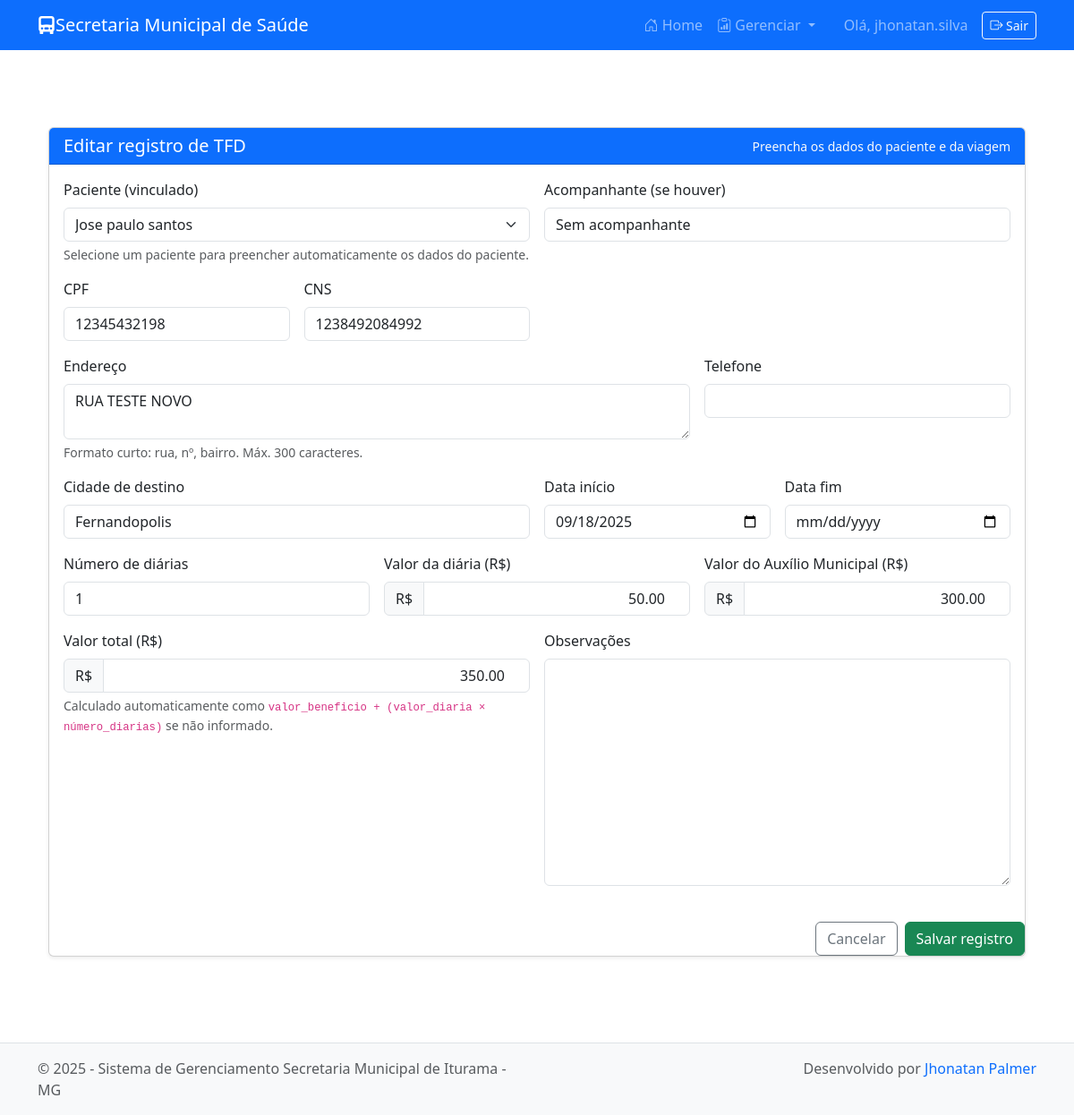
Page /tfd/editar/3/ (signed in) on the earlier database version.
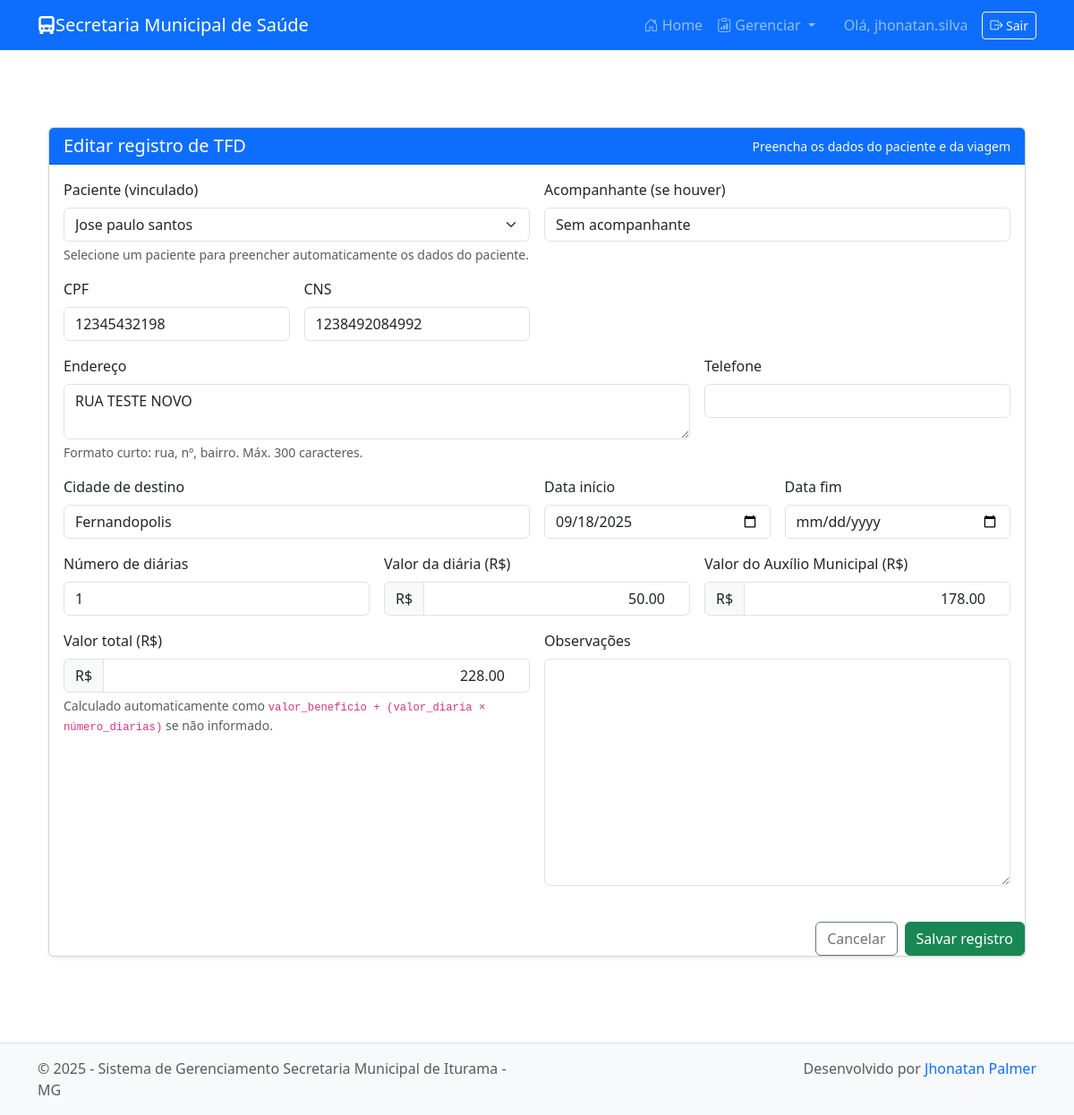
Same page on the later database version.
### tfd/models.py (models this page shows, shortened)
class TFD(models.Model):
	paciente = models.ForeignKey(
		'pacientes.Paciente', on_delete=models.SET_NULL, null=True, blank=True,
		help_text='Opcional: vincular a um paciente já cadastrado')
	paciente_nome = models.CharField('Nome do paciente', max_length=150)
	paciente_cpf = models.CharField('CPF', max_length=14, blank=True, null=True)
	paciente_cns = models.CharField('CNS', max_length=20, blank=True, null=True)
	paciente_endereco = models.TextField('Endereço', max_length=300, blank=True)
	paciente_telefone = models.CharField('Telefone', max_length=30, blank=True)
	cidade_origem = models.CharField('Cidade de origem', max_length=100, default='Iturama', editable=False)
	cidade_destino = models.CharField('Cidade de destino', max_length=150, blank=True)
	data_inicio = models.DateField('Data início', null=True, blank=True)
	data_fim = models.DateField('Data fim', null=True, blank=True)
	numero_diarias = models.PositiveIntegerField('Número de diárias', default=1)
	valor_diaria = models.DecimalField('Valor da diária', max_digits=10, decimal_places=2)
	valor_beneficio = models.DecimalField('Valor do benefício', max_digits=12, decimal_places=2, default=0)
	valor_total = models.DecimalField('Valor total', max_digits=12, decimal_places=2)
	observacoes = models.TextField('Observações', blank=True)
	criado_em = models.DateTimeField(auto_now_add=True)
	atualizado_em = models.DateTimeField(auto_now=True)
	class Meta:
		verbose_name = 'TFD'
		verbose_name_plural = 'TFD'
		ordering = ['-data_inicio', '-criado_em']

### tfd/views.py (the view)
# urls.py: path('editar/<int:pk>/', views.TFDUpdateView.as_view(), name='tfd-update'),
class TFDUpdateView(LoginRequiredMixin, UpdateView):
    login_url = '/accounts/login/'
    model = TFD
    form_class = TFDForm
    template_name = 'tfd/tfd_form.html'
    success_url = reverse_lazy('tfd-list')

### pacientes/models.py (called while the page is built)
    def __str__(self):
        return self.nome

### tfd/templates/tfd/tfd_form.html (shortened to what the changed rows need)
{% extends 'base.html' %}
{% load widget_tweaks %}
{% block content %}
<div class="container py-5">
    <div class="card shadow-sm">
        <div class="card-body">
            <form id="tfd-form" method="post" class="row g-3 needs-validation" novalidate>
                    <div class="col-md-6">
                        <label class="form-label">Paciente (vinculado)</label>
                        {{ form.paciente|add_class:"form-select" }}
                        <div class="form-text">Selecione um paciente para preencher automaticamente os dados do paciente.</div>
                    </div>
                    <div class="col-md-6">
                        <label class="form-label">Acompanhante (se houver)</label>
                        {{ form.paciente_nome|add_class:"form-control" }}
                    </div>
                    <div class="col-md-3">
                        <label class="form-label">CPF</label>
                        {{ form.paciente_cpf|add_class:"form-control" }}
                    </div>
                    <div class="col-md-3">
                        <label class="form-label">CNS</label>
                        {{ form.paciente_cns|add_class:"form-control" }}
                    </div>
                    <div class="col-md-8 tf-address">
                        <label class="form-label">Endereço</label>
                        {{ form.paciente_endereco|add_class:"form-control" }}
                        <div class="form-text">Formato curto: rua, nº, bairro. Máx. 300 caracteres.</div>
                    </div>
                    <div class="col-md-4">
                        <label class="form-label">Telefone</label>
                        {{ form.paciente_telefone|add_class:"form-control" }}
                    </div>
                    <div class="col-md-6">
                        <label class="form-label">Cidade de destino</label>
                        {{ form.cidade_destino|add_class:"form-control" }}
                    </div>
                    <div class="col-md-3">
                        <label class="form-label">Data início</label>
                        {{ form.data_inicio|add_class:"form-control" }}
                    </div>
                    <div class="col-md-3">
                        <label class="form-label">Data fim</label>
                        {{ form.data_fim|add_class:"form-control" }}
                    </div>
                    <div class="col-md-4">
                        <label class="form-label">Número de diárias</label>
                        {{ form.numero_diarias|add_class:"form-control" }}
                    </div>
                    <div class="col-md-4">
                        <div class="input-group">
                            <span class="input-group-text">R$</span>
                            {{ form.valor_diaria|add_class:"form-control text-end" }}
                        </div>
                    </div>
                    <div class="col-md-4">
                        <div class="input-group">
                            <span class="input-group-text">R$</span>
                            {{ form.valor_beneficio|add_class:"form-control text-end" }}
                        </div>
                    </div>
                    <div class="col-md-6">
                        <div class="input-group">
                            <span class="input-group-text">R$</span>
                            {{ form.valor_total|add_class:"form-control text-end" }}
                        </div>
                    </div>
                    <div class="col-md-6">
                        <label class="form-label">Observações</label>
                        {{ form.observacoes|add_class:"form-control" }}
                    </div>
                </div>
        </div>
    </div>
{% endblock %}

Differences in the rows shown:
changed TFD "Jose paulo santos": valor_beneficio "300.00" → "178.00"; valor_total "350.00" → "228.00"
